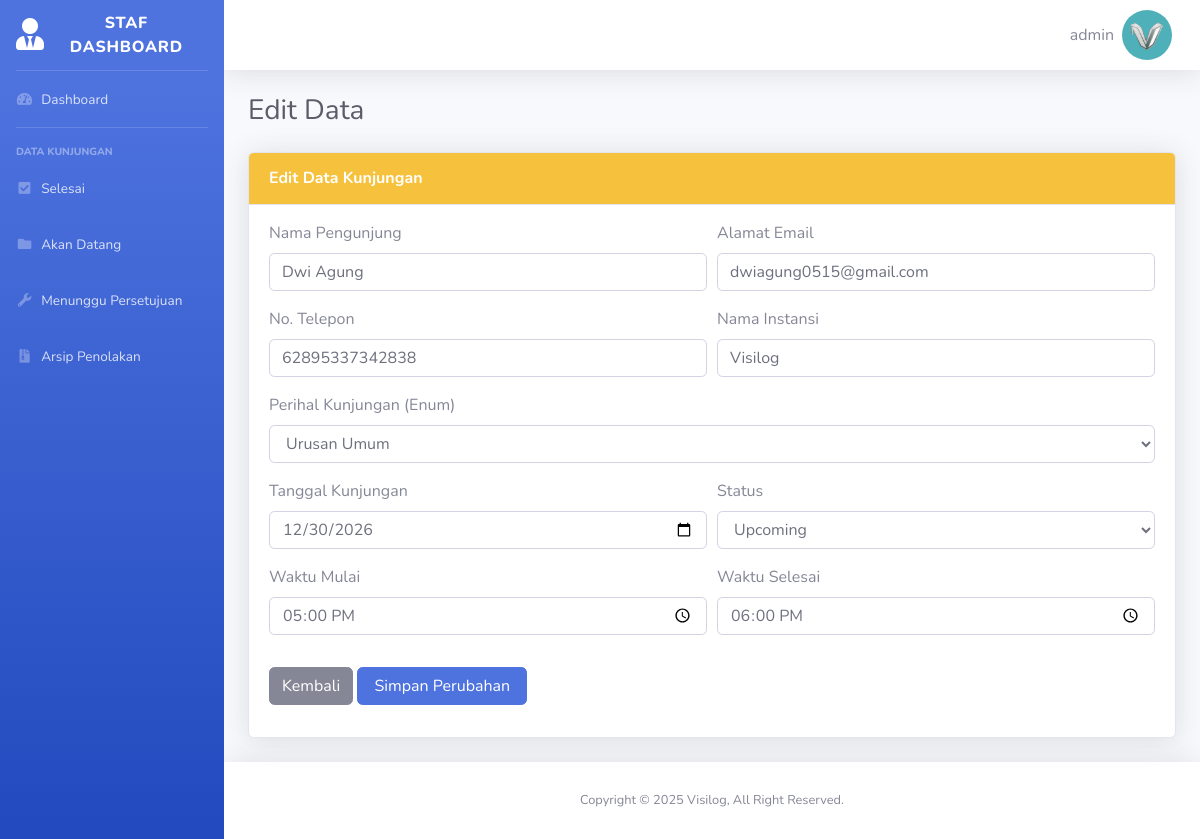
The app's page /edit.php?id=43 (signed in) with its own data.
### tables this page shows
CREATE TABLE `visit_data` (
  `id` int(11) NOT NULL,
  `guest_name` varchar(255) NOT NULL,
  `email` varchar(255) NOT NULL,
  `phone_number` varchar(255) NOT NULL,
  `company_name` varchar(255) NOT NULL,
  `visit_regards` enum('Urusan_surat','Urusan_keuangan','Urusan_umum','Urusan_sarana','Janji_temu_unit','Janji_temu_staf') NOT NULL,
  `visit_desc` varchar(255) NOT NULL,
  `id_unit` int(11) DEFAULT NULL,
  `id_staf` int(11) DEFAULT NULL,
  `visit_date` date NOT NULL,
  `time_in` time NOT NULL,
  `time_out` time NOT NULL,
  `status` enum('Pending','Done','Upcoming','Close','Now','Rejected') NOT NULL
);

### edit.php (the view, shortened to what this page needs)
<?php
include 'dashboard_template/header.php';
$id = $_GET['id'];
$sql = "SELECT * FROM visit_data WHERE id = $id";
$query = mysqli_query($koneksi, $sql);
$data = mysqli_fetch_array($query);
?>
<body class="page-top">
    <div id="wrapper">
        <?php include 'dashboard_template/sidebar.php'; ?>
        <div id="content-wrapper" class="d-flex flex-column">
            <div id="content">
                <?php include 'dashboard_template/topbar.php'; ?>
                <div class="container-fluid">
                    <div class="d-sm-flex align-items-center justify-content-between mb-4">
                        <h1 class="h3 mb-0 text-gray-800">Edit Data</h1>
                    </div>
                    <div class="card shadow mb-4">
                        <div class="card-header py-3 bg-warning">
                            <h6 class="m-0 font-weight-bold text-white">Edit Data Kunjungan</h6>
                        </div>
                        <div class="card-body py-3">
                            <form action="proses_edit.php" method="POST">
                                <div class="form-row">
                                    <div class="form-group col-md-6">
                                        <label for="guest_name">Nama Pengunjung</label>
                                        <input type="text" class="form-control" name="guest_name" id="guest_name" value="<?= $data['guest_name'] ?>" required>
                                    </div>
                                    <div class="form-group col-md-6">
                                        <label for="email">Alamat Email</label>
                                        <input type="email" class="form-control" name="email" id="email" value="<?= $data['email'] ?>" required>
                                    </div>
                                </div>
                                <div class="form-row">
                                    <div class="form-group col-md-6">
                                        <label for="phone_number">No. Telepon</label>
                                        <input type="tel" class="form-control" name="phone_number" id="phone_number" value="<?= $data['phone_number'] ?>" required>
                                    </div>
                                    <div class="form-group col-md-6">
                                        <label for="company_name">Nama Instansi</label>
                                        <input type="text" class="form-control" name="company_name" id="company_name" value="<?= $data['company_name'] ?>" required>
                                    </div>
                                </div>
                                <div class="form-group">
                                    <label for="visit_regards">Perihal Kunjungan (Enum)</label>
                                    <select class="form-control" name="visit_regards" required>
                                        <option value="Urusan_umum" <?= $data['visit_regards'] == 'Urusan_umum' ? 'selected' : '' ?>>Urusan Umum</option>
                                    </select>
                                </div>
                                <div class="form-row">
                                    <div class="form-group col-md-6">
                                        <label for="visit_date">Tanggal Kunjungan</label>
                                        <input type="date" class="form-control" name="visit_date" value="<?= $data['visit_date'] ?>" required>
                                    </div>
                                    <div class="form-group col-md-6">
                                        <label for="status">Status</label>
                                        <select class="form-control" name="status" id="status">
                                            <option value="Upcoming" <?= $data['status'] === 'Upcoming' ? 'selected' : '' ?>>Upcoming</option>
                                        </select>
                                    </div>
                                </div>
                                <div class="form-row">
                                    <div class="form-group col-md-6">
                                        <label for="time_in">Waktu Mulai</label>
                                        <input type="time" class="form-control" name="time_in" value="<?= $data['time_in']; ?>" required>
                                    </div>
                                    <div class="form-group col-md-6">
                                        <label for="time_out">Waktu Selesai</label>
                                        <input type="time" class="form-control" name="time_out" value="<?= $data['time_out']; ?>" required>
                                    </div>
                                </div>
                                <div class="form-group mt-3">
                                    <a href="kunjungan_berjalan.php" class="btn btn-secondary">Kembali</a>
                                    <button type="submit" name="update" class="btn btn-primary px-3">Simpan Perubahan</button>
                                </div>
                            </form>
                        </div>
                    </div>
                </div>
                <?php include 'dashboard_template/footer.php'; ?>
</body>
</html>

### records on screen
visit_data: guest_name "Dwi Agung", email "dwiagung0515@gmail.com", phone_number "62895337342838", company_name "Visilog", visit_regards "Urusan Umum", visit_date "12/30/2026", status "Upcoming", time_in "17:00:00", time_out "18:00:00"

### other values on screen
$username "admin"
